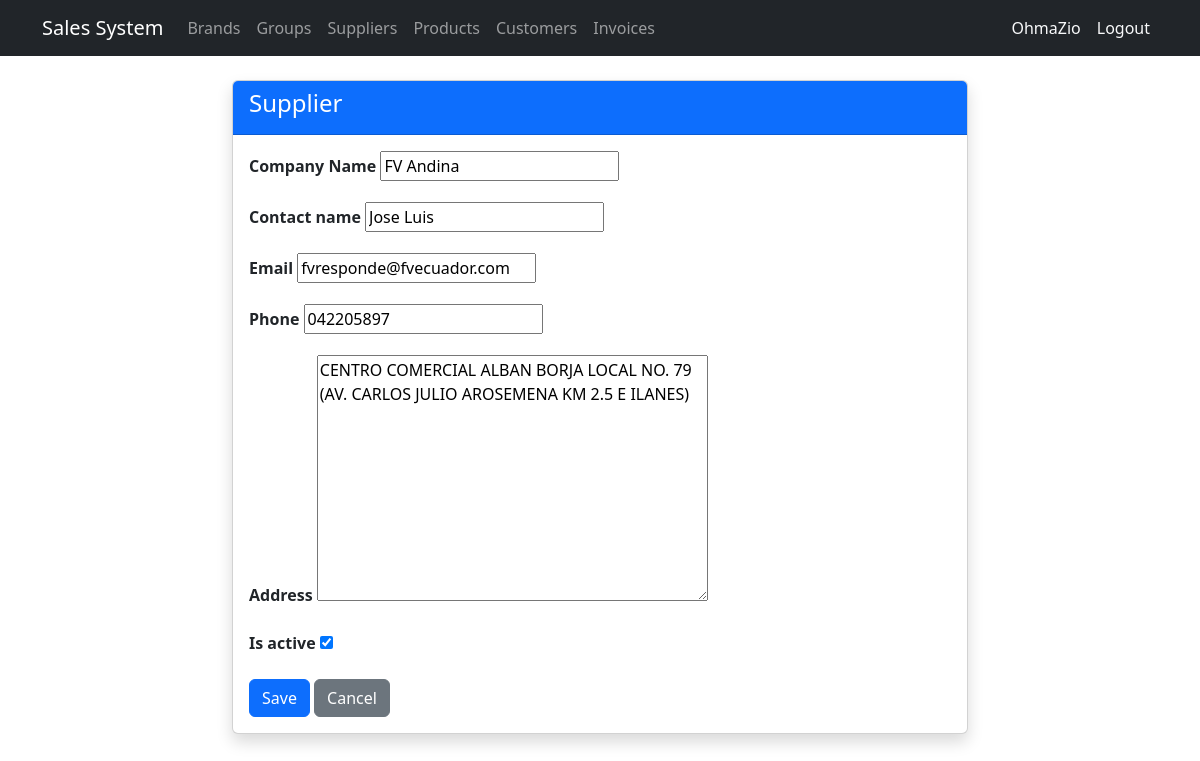
Page /suppliers/3/edit/ (signed in) on the committed database.
### billing/models.py (models this page shows, shortened)
class Supplier(models.Model):
    name = models.CharField(max_length=200, verbose_name='Company Name')
    contact_name = models.CharField(max_length=200, blank=True, null=True)
    email = models.EmailField(blank=True, null=True)
    phone = models.CharField(max_length=20, blank=True, null=True)
    address = models.TextField(blank=True, null=True)
    is_active = models.BooleanField(default=True)
    created_at = models.DateTimeField(auto_now_add=True)
    updated_at = models.DateTimeField(auto_now=True)
    class Meta:
        verbose_name = 'Supplier'
        verbose_name_plural = 'Suppliers'
        ordering = ['name']

### billing/views.py (the view)
# urls.py: path('suppliers/<int:pk>/edit/', views.SupplierUpdateView.as_view(), name='supplier_update'),
class SupplierUpdateView(LoginRequiredMixin, UpdateView):
    model = Supplier; fields = ['name','contact_name','email','phone','address','is_active']; template_name = 'billing/supplier_form.html'; success_url = reverse_lazy('billing:supplier_list')

### billing/templates/billing/supplier_form.html (shortened to what this page needs)
{% extends 'billing/base.html' %}
{% block content %}
<div class="row justify-content-center">
  <div class="col-md-8">
    <div class="card shadow">
      <div class="card-header bg-primary text-white"><h4>Supplier</h4></div>
      <div class="card-body">
        <form method="post">
          {% for field in form %}
          <div class="mb-3">
            <label class="form-label fw-bold">{{ field.label }}</label>
            {{ field }}
          </div>
          {% endfor %}
          <button type="submit" class="btn btn-primary">Save</button>
          <a href="{% url 'billing:supplier_list' %}" class="btn btn-secondary">Cancel</a>
        </form>
      </div>
    </div>
  </div>
</div>
{% endblock %}

### billing/templates/billing/base.html (shortened to what this page needs)
<!DOCTYPE html>
<html lang="es">
<head>
  <link href="https://cdn.jsdelivr.net/npm/bootstrap@5.3.0/dist/css/bootstrap.min.css" rel="stylesheet">
  <link rel="stylesheet" href="https://cdn.jsdelivr.net/npm/bootstrap-icons@1.11.1/font/bootstrap-icons.css">
</head>
<body>
<nav class="navbar navbar-expand-lg navbar-dark bg-dark">
  <div class="container">
    <a class="navbar-brand" href="{% url 'billing:home' %}">Sales System</a>
    <div class="collapse navbar-collapse" id="nav">
      <ul class="navbar-nav me-auto">
        {% if user.is_authenticated %}
        <li class="nav-item"><a class="nav-link" href="{% url 'billing:brand_list' %}">Brands</a></li>
        <li class="nav-item"><a class="nav-link" href="{% url 'billing:productgroup_list' %}">Groups</a></li>
        <li class="nav-item"><a class="nav-link" href="{% url 'billing:supplier_list' %}">Suppliers</a></li>
        <li class="nav-item"><a class="nav-link" href="{% url 'billing:product_list' %}">Products</a></li>
        <li class="nav-item"><a class="nav-link" href="{% url 'billing:customer_list' %}">Customers</a></li>
        <li class="nav-item"><a class="nav-link" href="{% url 'billing:invoice_list' %}">Invoices</a></li>
        {% endif %}
      </ul>
<ul class="navbar-nav">
  {% if user.is_authenticated %}
  <li class="nav-item">
    <span class="nav-link text-light">{{ user.username }}</span>
  </li>
  <li class="nav-item">
    <form method="post" action="{% url 'logout' %}" class="d-inline">
      <button type="submit" class="nav-link btn btn-link text-light"
              style="text-decoration:none;">Logout</button>
    </form>
  </li>
  {% endif %}
</ul>
    </div>
  </div>
</nav>
<div class="container mt-4">
  {% block content %}{% endblock %}
</div>
</body>
</html>

### rows in the picture
Supplier: form "FV Andina" "Jose Luis" "fvresponde@fvecuador.com" "042205897" "CENTRO COMERCIAL ALBAN BORJA LOCAL NO. 79 (AV. CARLOS JULIO AROSEMENA KM 2.5 E ILANES)" "☑"

### other values in the picture
{{ user.username }} "OhmaZio"
{{ field.label }} "Company Name" "Contact name" "Email" "Phone" "Address" "Is active"
